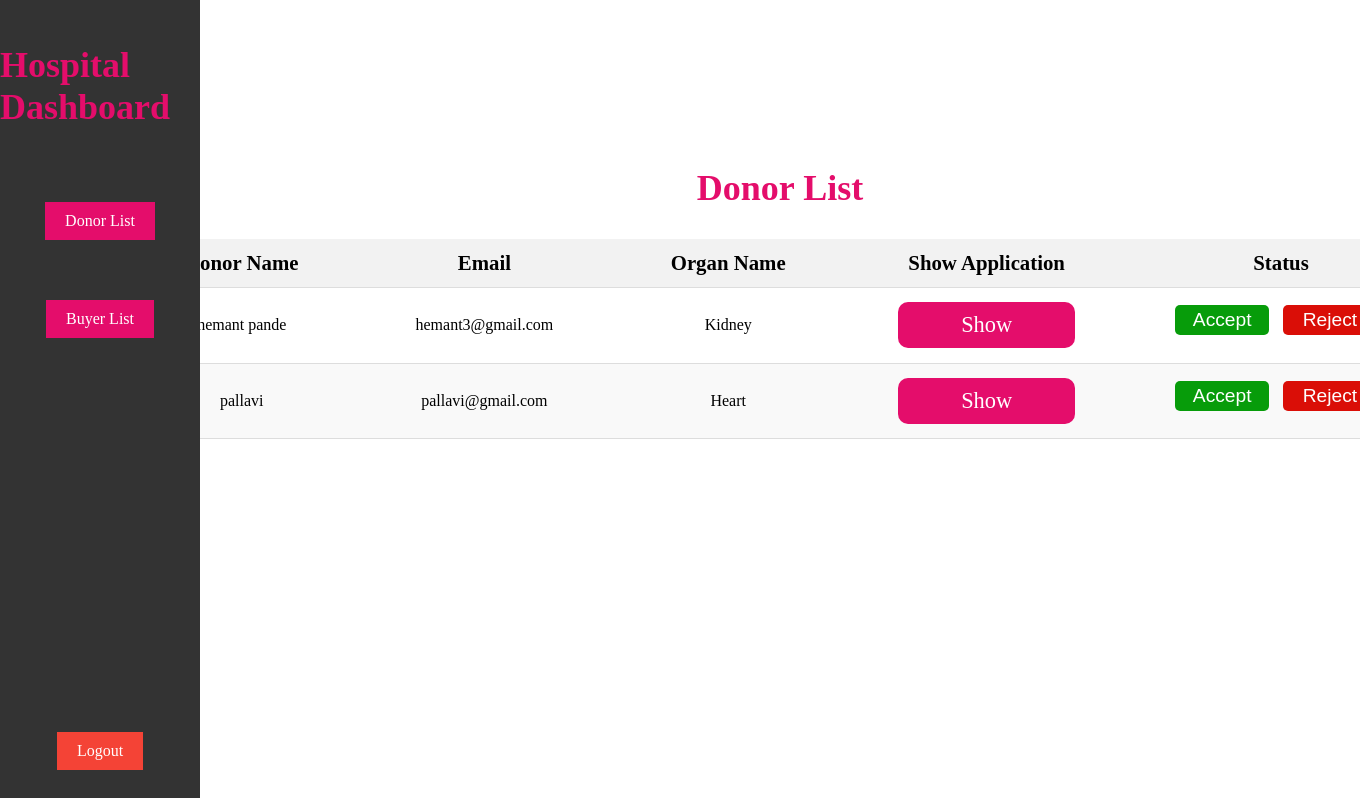
Screenshot of /donor_list (signed in) with the database file from the repository.
### app/models.py (models this page shows, shortened)
class Form(models.Model):
    name = models.TextField(max_length=255)
    hospital_name = models.CharField(max_length=255)
    organ_name = models.TextField(max_length=255,null=False)
    email = models.EmailField()
    id_document = models.ImageField(upload_to=document_upload_path)
    organ_donor_card = models.ImageField(upload_to=document_upload_path)
    status = models.CharField(max_length=20, default='Pending')

### app/views.py (the view)
# urls.py: path('donor_list',views.donor_list, name= 'donor_list'),
@login_required(login_url="hospital_log_in")
@cache_control(no_cache=True, must_revalidate=True, no_store=True)
def donor_list(request):
    if request.method == 'POST':
        for key in request.POST:
            if key.startswith('accept_'):
                email = key.split('_')[1]
                Form.objects.filter(email=email).update(status='accepted')
            elif key.startswith('reject_'):
                email = key.split('_')[1]
                Form.objects.filter(email=email).update(status='rejected')
        return redirect('donor_list')  # Assuming the URL name is 'donor_list'
    else:
        form_data = Form.objects.exclude(status__in=['accepted', 'rejected'])
        context = {'form_data': form_data}
        return render(request, 'donor_list.html', context)

### template/donor_list.html (shortened to what this page needs)
{% block body %}
    <div class="sidebar">
        <h1><a href="hospital_dashboard" style="text-decoration: none;color: #e40d6b;">Hospital Dashboard</a></h1>
        <a href="donor_list" class="sidebar-button" id="donor-list-btn">Donor List</a>
        <a href="buyer_list" class="sidebar-button" id="buyer-list-btn">Buyer List</button>
        <a href="log_out" class="logout-button" style="margin-bottom: 50px;">Logout</a>
    </div>
    <div class="main-section">
        <div class="table-data">
            <h1 style="text-align: center;">Donor List </h1>
            <div class="order">
                <table>
                    <thead>
                        <tr>
                            <th>Donor Name</th>
                            <th>Email</th>
                            <th>Organ Name</th>
                            <th>Show Application</th>
                            <th>Status</th>
                        </tr>
                    </thead>
                    <tbody>
                        <form action="" method="post">
                            {% for form in form_data %}
                            <tr>
                                <td>{{ form.name }}</td>
                                <td>{{ form.email }}</td>
                                <td>{{ form.organ_name }}</td>
                                <td><a href="{% url 'documents' email=form.email %}" class="btn">Show</a></td>
                                <td>
                                    <button class="status completed" type="submit" name="accept_{{ form.email }}" onclick="processStatus('Accepted', '{{ form.email }}')">Accept</button>
                                    <button class="status rejected" type="submit" name="reject_{{ form.email }}" onclick="processStatus('Rejected', '{{ form.email }}')">Reject</button>
                                </td>
                            </tr>
                            {% endfor %}
                        </form>
                    </tbody>
                </table>
            </div>
        </div>
    </div>
    {% endblock body %}

### template/donor_list.html (style rules this page uses)
.sidebar { background-color: #333; height: 100vh; width: 200px; position: fixed; top: 0; left: 0; padding-top: 20px; display: flex; flex-direction: column; align-items: center; z-index: 1; }
.sidebar-button { background-color: #e40d6b; color: white; border: none; margin-top: 50px; padding: 10px 20px; margin-bottom: 10px; cursor: pointer; transition: background-color 0.3s; text-decoration: none; }
.sidebar-button+.sidebar-button { margin-top: 50px; }
.logout-button { background-color: #f44336; color: white; border: none; padding: 10px 20px; margin-top: auto; cursor: pointer; text-decoration: none; transition: background-color 0.3s; }
.main-section { padding: 20px; margin-left: 200px; background-color: #ffffff; background-size: cover; background-position: center; height: 94vh; margin-top: 0; display: flex; justify-content: center; align-items: center; }
table { width: 1300px; height: 200px; margin-top: 30px; margin-bottom: 210px; border-collapse: collapse; }
th, td { padding: 12px 15px; text-align: left; border-bottom: 1px solid #ddd; text-align: center; }
th { background-color: #f2f2f2; text-align: center; font-size: 1.3em; }
tr:nth-child(even) { background-color: #f9f9f9; }
.btn { align-items: center; color: #ffffff; background: #e40d6b; border-radius: 10px; display: flex; justify-content: center; transition: background 0.5s ease; width: 60%; padding: 10px; font-size: 1.4em; border: none; text-align: center; display: block; margin: 0 auto; position: relative; text-decoration: none; z-index: 2; }
h1 { color: #e40d6b; font-size: 36px; text-decoration: none; }
.completed, .rejected { align-items: center; color: #ffffff; background: #079c0a; border-radius: 5px; display: inline-block; justify-content: center; height: 60%; transition: background 0.5s ease; width: 35%; font-size: 1.2em; border: none; text-align: center; margin-right: 10px; margin-bottom: 10px; text-decoration: none; }
.rejected { background: #da0e07; }

### rows the page displays
Form: name "hemant pande", email "hemant3@gmail.com", organ_name "Kidney"
Form: name "pallavi", email "pallavi@gmail.com", organ_name "Heart"
